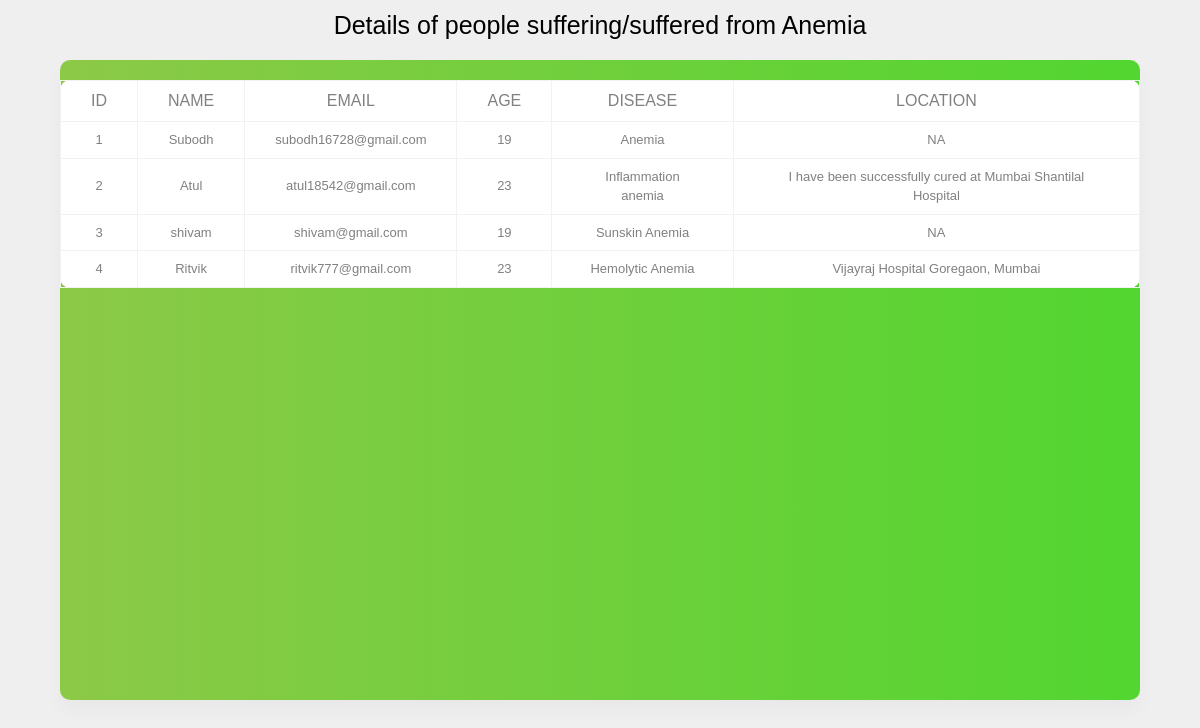
Screenshot of /Details/show_details.php with the database file from the repository.
### tables this page shows
CREATE TABLE `user_details` (
  `ID` int(11) NOT NULL,
  `name` varchar(50) NOT NULL,
  `email` varchar(50) NOT NULL,
  `age` int(50) NOT NULL,
  `disease` varchar(50) NOT NULL,
  `location` varchar(200) NOT NULL
);

### Details/show_details.php (the view, shortened to what this page needs)
<!DOCTYPE html>
<html lang="en">
<head>
    <link href="https://cdn.jsdelivr.net/npm/bootstrap@5.1.1/dist/css/bootstrap.min.css" rel="stylesheet">
    <link rel="stylesheet" href="style.css">
</head>
<body>
    <center>
    <div class="main-div">
        <h2>Details of people suffering/suffered from Anemia</h2>
        <div class="center-div">
            <div class="table-responsive">
                <table>
                    <thead>
                        <tr>
                            <th>ID</th>
                            <th>Name</th>
                            <th>Email</th>
                            <th>Age</th>
                            <th>Disease</th>
                            <th>Location</th>
                        </tr>
                    </thead>
                    <tbody>
                    <?php
                        include '../Login/config.php';
                        $selectquery = " select * from user_details ";
                        $query = mysqli_query($conn,$selectquery);
                        while($res = mysqli_fetch_array($query)){
                            ?>
                        <tr>
                            <td><?php echo $res['ID']; ?></td>
                            <td><?php echo $res['name']; ?></td>
                            <td><?php echo $res['email']; ?></td>
                            <td><?php echo $res['age']; ?></td>
                            <td><?php echo $res['disease']; ?></td>
                            <td><?php echo $res['location']; ?></td>
                        </tr>
                        <?php
                        }
                    ?>
                    </tbody>
                </table>
            </div>
        </div>
    </div>
    </center>
</body>
</html>

### Details/style.css (style rules this page uses)
* { margin: 0%; padding: 0%; box-sizing: border-box; }
body { background-color: #efefef; font-family: sans-serif; }
.main-div { max-width: 100%; height: 100%; display: flex; flex-direction: column; justify-content: center; align-items: center; }
.center-div { width: 90%; height: 80vh; background: -webkit-linear-gradient(left, #8cc947, #52d630); padding: 20px 0 0 0; box-shadow: 0 10px 20px 0 rgba(0, 0, 0, .03); border-radius: 10px; }
h2 { font-size: 25px; color: #000; text-align: center; margin-top: 10px; margin-bottom: 20px; }
table { border-collapse: collapse; background-color: #fff; box-shadow: 0 10px 20px 0 rgba(0, 0, 0, 0.03); border-radius: 10px; margin: auto; }
th,td { border: 1px solid #f2f2f2; padding: 8px 30px; text-align: center; color: grey; }
th { text-transform: uppercase; font-weight: 500; }
td { font-size: 13px; }

### rows the page displays
user_details: ID "1", name "Subodh", email "subodh16728@gmail.com", age "19", disease "Anemia", location "NA"
user_details: ID "2", name "Atul", email "atul18542@gmail.com", age "23", disease "Inflammation anemia", location "I have been successfully cured at Mumbai Shantilal Hospital"
user_details: ID "3", name "shivam", email "shivam@gmail.com", age "19", disease "Sunskin Anemia", location "NA"
user_details: ID "4", name "Ritvik", email "ritvik777@gmail.com", age "23", disease "Hemolytic Anemia", location "Vijayraj Hospital Goregaon, Mumbai"
